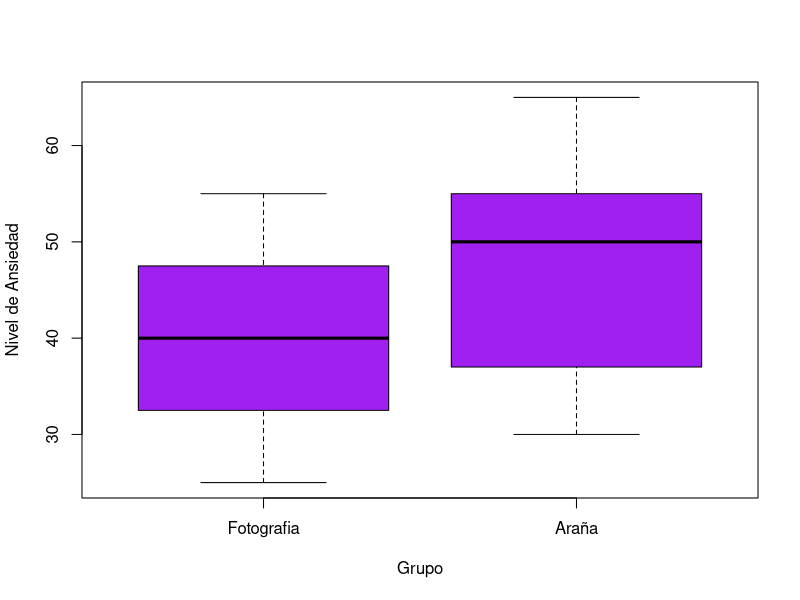
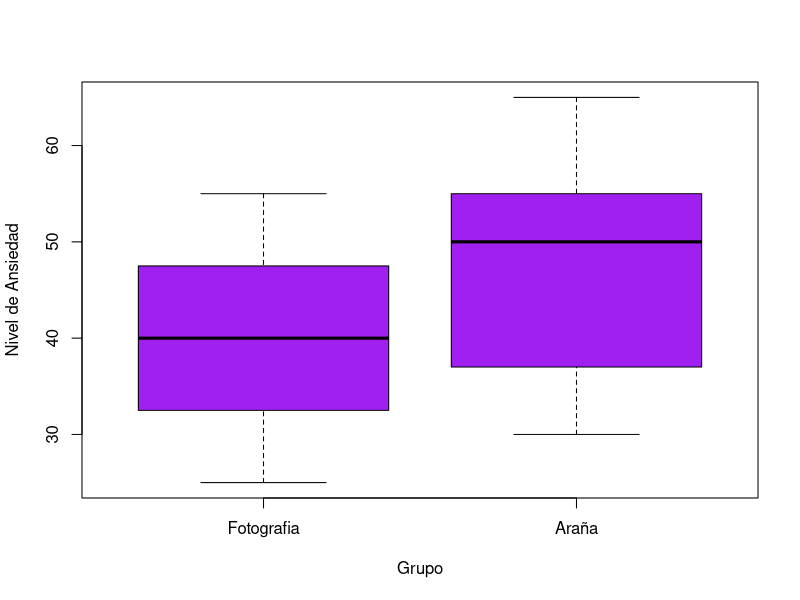

Write the R code that produced these figures, in order.
# Sofia del Carmen Platas Martínez
# 2070830
# 02/04/2025

# Comparación de medias Ejercicio 1
# H0 = Los niveles de ansiedad del grupo 1 (araña en mano)son iguales a los del grupo 2 (fotografía en mano)
# Hi = Los niveles de ansiedad del grupo 1 (araña en mano) son diferentes a los del grupo 2 (fotografía en mano)

# gl= generate levels, c= agrupar
grupo <- gl(2, 12, labels = c("Fotografia", "Araña"))
ansiedad <- c(30, 35, 45, 40, 50, 35, 55, 25, 30, 45, 40, 50, 40, 35, 50,
              55, 65, 55, 50, 35, 30, 50, 60, 39)

# data.frame = acomodar en tabla
datos <-  data.frame(grupo, ansiedad)

# mostrar los  primeros 6 datos
head(datos)

png("Ansiedad.png", 
    width = 6, 
    height = 8, 
    units = "in", 
    res = 300)

# ~ = en funcion
boxplot(datos$ansiedad ~ datos$grupo,
        col = "purple",
        xlab = "Grupo",
        ylab = "Nivel de Ansiedad")
dev.off()

boxplot(datos$ansiedad ~ datos$grupo,
        col = "purple",
        xlab = "Grupo",
        ylab = "Nivel de Ansiedad")

#Prueba de normalidad
shapiro.test(datos$ansiedad)
# El valor de p es 0.4977, por lo tanto hay distibución normal

mean(datos$ansiedad)

# tapply para calcular la media por grupo
tapply(datos$ansiedad, datos$grupo, mean)
tapply(datos$ansiedad, datos$grupo, var)

# para revisar la homogeneidad de varianzas se utiliza la siguente función
bartlett.test(datos$ansiedad, datos$grupo)
# La prueba de barlett arroja que las varianzas son iguales
# p value = 0.5795

# Realizar la prueba de t
t.test(datos$ansiedad ~ datos$grupo, var.equal = T)
# pvalue= 0.1068 
# no hay diferencias estadisticas significativas

# Probar si grupo araña es mayor que grupo fotografia
# alternative = "greater"
t.test(datos$ansiedad ~ datos$grupo, var.equal = T,
       alternative = "greater")

t.test(datos$ansiedad ~ datos$grupo, var.equal = T,
       alternative = "less")

